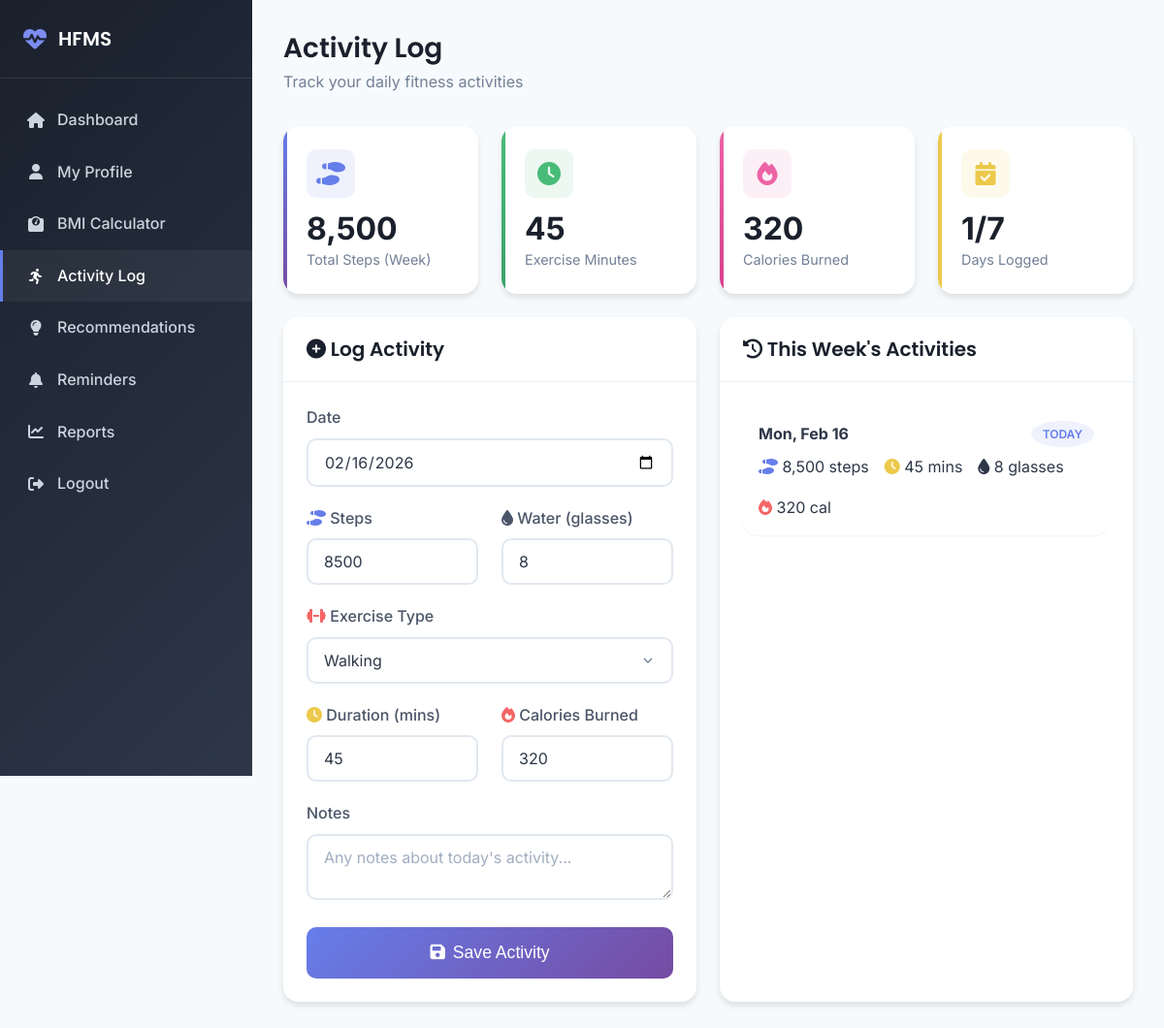
Screenshot of /activity.php (signed in) with the database file from the repository.
### tables this page shows
CREATE TABLE daily_activities (
    activity_id INT AUTO_INCREMENT PRIMARY KEY,
    user_id INT NOT NULL,
    activity_date DATE NOT NULL,
    steps_count INT DEFAULT 0,
    exercise_type VARCHAR(100),
    exercise_duration_mins INT DEFAULT 0 COMMENT 'Duration in minutes',
    calories_burned INT DEFAULT 0,
    water_intake_glasses INT DEFAULT 0 COMMENT 'Number of glasses (250ml each)',
    notes TEXT,
    created_at TIMESTAMP DEFAULT CURRENT_TIMESTAMP,
    updated_at TIMESTAMP DEFAULT CURRENT_TIMESTAMP ON UPDATE CURRENT_TIMESTAMP,
    
    FOREIGN KEY (user_id) REFERENCES users(user_id) ON DELETE CASCADE,
    UNIQUE KEY unique_user_date (user_id, activity_date),
    INDEX idx_activity_date (activity_date)
);

### config/database.php (called while the page is built, shortened)
<?php
class Database {
    private static $instance = null;
    private $connection;
    private function __construct() {
        try {
            $dsn = "mysql:host=" . DB_HOST . ";dbname=" . DB_NAME . ";charset=" . DB_CHARSET;
            $options = [
                PDO::ATTR_ERRMODE => PDO::ERRMODE_EXCEPTION,
                PDO::ATTR_DEFAULT_FETCH_MODE => PDO::FETCH_ASSOC,
                PDO::ATTR_EMULATE_PREPARES => false,
                PDO::MYSQL_ATTR_INIT_COMMAND => "SET NAMES " . DB_CHARSET
            ];
            $this->connection = new PDO($dsn, DB_USER, DB_PASS, $options);
        } catch (PDOException $e) {
            error_log("Database Connection Error: " . $e->getMessage());
            die("Database connection failed. Please try again later.");
        }
    }
    public static function getInstance() {
        if (self::$instance === null) {
            self::$instance = new self();
        }
        return self::$instance;
    }
    public function getConnection() {
        return $this->connection;
    }
}
function getDBConnection() {
    return Database::getInstance()->getConnection();
}
?>

### includes/Activity.php (called while the page is built, shortened)
<?php
require_once dirname(__DIR__) . '/config/config.php';
class Activity
{
    private $db;
    public function __construct()
    {
        $this->db = getDBConnection();
    }
    public function getActivityByDate($userId, $date)
    {
        try {
            $stmt = $this->db->prepare("
                SELECT * FROM daily_activities
                WHERE user_id = ? AND activity_date = ?
            ");
            $stmt->execute([$userId, $date]);
            return $stmt->fetch();
        } catch (PDOException $e) {
            error_log("Get Activity Error: " . $e->getMessage());
            return null;
        }
    }
    public function getTodayActivity($userId)
    {
        return $this->getActivityByDate($userId, date('Y-m-d'));
    }
    public function getWeeklySummary($userId)
    {
        try {
            $startDate = date('Y-m-d', strtotime('-6 days'));
            $endDate = date('Y-m-d');
            $stmt = $this->db->prepare("
                SELECT
                    COUNT(*) as days_logged,
                    COALESCE(SUM(steps_count), 0) as total_steps,
                    COALESCE(AVG(steps_count), 0) as avg_steps,
                    COALESCE(SUM(exercise_duration_mins), 0) as total_exercise_mins,
                    COALESCE(SUM(calories_burned), 0) as total_calories,
                    COALESCE(AVG(water_intake_glasses), 0) as avg_water
                FROM daily_activities
                WHERE user_id = ? AND activity_date BETWEEN ? AND ?
            ");
            $stmt->execute([$userId, $startDate, $endDate]);
            $summary = $stmt->fetch();
            $stmt = $this->db->prepare("
                SELECT
                    activity_date,
                    steps_count,
                    exercise_duration_mins,
                    water_intake_glasses,
                    calories_burned
                FROM daily_activities
                WHERE user_id = ? AND activity_date BETWEEN ? AND ?
                ORDER BY activity_date ASC
            ");
            $stmt->execute([$userId, $startDate, $endDate]);
            $dailyData = $stmt->fetchAll();
            return [
                'summary' => $summary,
                'daily_data' => $dailyData,
                'start_date' => $startDate,
                'end_date' => $endDate
            ];
        } catch (PDOException $e) {
            error_log("Get Weekly Summary Error: " . $e->getMessage());
            return ['summary' => null, 'daily_data' => []];
        }
    }
}
?>

### config/config.php (called while the page is built, shortened)
<?php
require_once CONFIG_PATH . 'database.php';
function formatDate($date, $format = 'd M Y')
{
    return date($format, strtotime($date));
}
?>

### activity.php (the view, shortened to what this page needs)
<?php
require_once 'config/config.php';
require_once 'includes/Activity.php';
$userId = $_SESSION['user_id'];
$activity = new Activity();
$todayActivity = $activity->getTodayActivity($userId);
$weeklyData = $activity->getWeeklySummary($userId);
$exerciseTypes = ['Walking', 'Running', 'Cycling', 'Swimming', 'Yoga', 'Strength Training', 'HIIT', 'Dancing', 'Sports', 'Other'];
?>
<!DOCTYPE html>
<html lang="en">
<head>
    <link rel="stylesheet" href="https://cdnjs.cloudflare.com/ajax/libs/font-awesome/6.4.0/css/all.min.css">
    <link rel="stylesheet" href="assets/css/style.css">
</head>
<body>
    <aside class="sidebar">
        <div class="sidebar-header">
            <a href="dashboard.php" class="sidebar-brand"><i class="fas fa-heartbeat"></i><span>HFMS</span></a>
        </div>
        <nav class="sidebar-nav">
            <a href="dashboard.php" class="sidebar-link"><i class="fas fa-home"></i><span>Dashboard</span></a>
            <a href="profile.php" class="sidebar-link"><i class="fas fa-user"></i><span>My Profile</span></a>
            <a href="bmi.php" class="sidebar-link"><i class="fas fa-weight"></i><span>BMI Calculator</span></a>
            <a href="activity.php" class="sidebar-link active"><i class="fas fa-running"></i><span>Activity
                    Log</span></a>
            <a href="recommendations.php" class="sidebar-link"><i
                    class="fas fa-lightbulb"></i><span>Recommendations</span></a>
            <a href="reminders.php" class="sidebar-link"><i class="fas fa-bell"></i><span>Reminders</span></a>
            <a href="reports.php" class="sidebar-link"><i class="fas fa-chart-line"></i><span>Reports</span></a>
            <a href="logout.php" class="sidebar-link"><i class="fas fa-sign-out-alt"></i><span>Logout</span></a>
        </nav>
    </aside>
    <main class="main-content">
        <div class="page-header">
            <h1 class="page-title">Activity Log</h1>
            <p class="page-subtitle">Track your daily fitness activities</p>
        </div>
        <div class="grid grid-cols-4 mb-3">
            <div class="stat-card primary">
                <div class="icon"><i class="fas fa-shoe-prints"></i></div>
                <div class="value"><?= number_format($weeklyData['summary']['total_steps'] ?? 0) ?></div>
                <div class="label">Total Steps (Week)</div>
            </div>
            <div class="stat-card secondary">
                <div class="icon"><i class="fas fa-clock"></i></div>
                <div class="value"><?= $weeklyData['summary']['total_exercise_mins'] ?? 0 ?></div>
                <div class="label">Exercise Minutes</div>
            </div>
            <div class="stat-card accent">
                <div class="icon"><i class="fas fa-fire"></i></div>
                <div class="value"><?= number_format($weeklyData['summary']['total_calories'] ?? 0) ?></div>
                <div class="label">Calories Burned</div>
            </div>
            <div class="stat-card warning">
                <div class="icon"><i class="fas fa-calendar-check"></i></div>
                <div class="value"><?= $weeklyData['summary']['days_logged'] ?? 0 ?>/7</div>
                <div class="label">Days Logged</div>
            </div>
        </div>
        <div class="grid grid-cols-2">
            <div class="card">
                <div class="card-header">
                    <h4><i class="fas fa-plus-circle"></i> Log Activity</h4>
                </div>
                <div class="card-body">
                    <form method="POST">
                        <div class="form-group">
                            <label class="form-label">Date</label>
                            <input type="date" name="activity_date" class="form-control" value="<?= date('Y-m-d') ?>"
                                max="<?= date('Y-m-d') ?>">
                        </div>
                        <div class="grid grid-cols-2">
                            <div class="form-group">
                                <label class="form-label"><i class="fas fa-shoe-prints text-primary"></i> Steps</label>
                                <input type="number" name="steps_count" class="form-control" min="0"
                                    value="<?= $todayActivity['steps_count'] ?? '' ?>" placeholder="e.g., 5000">
                            </div>
                            <div class="form-group">
                                <label class="form-label"><i class="fas fa-tint text-info"></i> Water (glasses)</label>
                                <input type="number" name="water_intake_glasses" class="form-control" min="0" max="20"
                                    value="<?= $todayActivity['water_intake_glasses'] ?? '' ?>" placeholder="e.g., 8">
                            </div>
                        </div>
                        <div class="form-group">
                            <label class="form-label"><i class="fas fa-dumbbell text-danger"></i> Exercise Type</label>
                            <select name="exercise_type" class="form-control">
                                <?php foreach ($exerciseTypes as $type): ?>
                                    <option value="<?= $type ?>" <?= ($todayActivity['exercise_type'] ?? '') === $type ? 'selected' : '' ?>><?= $type ?></option>
                                <?php endforeach; ?>
                            </select>
                        </div>
                        <div class="grid grid-cols-2">
                            <div class="form-group">
                                <label class="form-label"><i class="fas fa-clock text-warning"></i> Duration
                                    (mins)</label>
                                <input type="number" name="exercise_duration_mins" class="form-control" min="0"
                                    value="<?= $todayActivity['exercise_duration_mins'] ?? '' ?>"
                                    placeholder="e.g., 30">
                            </div>
                            <div class="form-group">
                                <label class="form-label"><i class="fas fa-fire text-danger"></i> Calories
                                    Burned</label>
                                <input type="number" name="calories_burned" class="form-control" min="0"
                                    value="<?= $todayActivity['calories_burned'] ?? '' ?>" placeholder="e.g., 200">
                            </div>
                        </div>
                        <div class="form-group">
                            <label class="form-label">Notes</label>
                            <textarea name="notes" class="form-control" rows="2"
                                placeholder="Any notes about today's activity..."><?= htmlspecialchars($todayActivity['notes'] ?? '') ?></textarea>
                        </div>
                        <button type="submit" class="btn btn-primary btn-lg btn-block">
                            <i class="fas fa-save"></i> Save Activity
                        </button>
                    </form>
                </div>
            </div>
            <div class="card">
                <div class="card-header">
                    <h4><i class="fas fa-history"></i> This Week's Activities</h4>
                </div>
                <div class="card-body" style="max-height: 500px; overflow-y: auto;">
                    <?php if (empty($weeklyData['daily_data'])): ?>
                        <p class="text-center text-muted" style="padding: 2rem;">
                            <i class="fas fa-clipboard-list"
                                style="font-size: 3rem; display: block; margin-bottom: 1rem;"></i>
                            No activities logged this week.<br>Start by logging today's activity!
                        </p>
                    <?php else: ?>
                        <?php foreach ($weeklyData['daily_data'] as $day): ?>
                            <div class="card mb-2" style="box-shadow: var(--shadow-sm);">
                                <div class="card-body" style="padding: 1rem;">
                                    <div class="d-flex justify-between align-center mb-1">
                                        <strong><?= formatDate($day['activity_date'], 'D, M j') ?></strong>
                                        <?php if ($day['activity_date'] === date('Y-m-d')): ?>
                                            <span class="badge badge-primary">Today</span>
                                        <?php endif; ?>
                                    </div>
                                    <div class="d-flex gap-2" style="flex-wrap: wrap;">
                                        <span><i class="fas fa-shoe-prints text-primary"></i>
                                            <?= number_format($day['steps_count']) ?> steps</span>
                                        <span><i class="fas fa-clock text-warning"></i> <?= $day['exercise_duration_mins'] ?>
                                            mins</span>
                                        <span><i class="fas fa-tint text-info"></i> <?= $day['water_intake_glasses'] ?>
                                            glasses</span>
                                        <span><i class="fas fa-fire text-danger"></i> <?= $day['calories_burned'] ?> cal</span>
                                    </div>
                                </div>
                            </div>
                        <?php endforeach; ?>
                    <?php endif; ?>
                </div>
            </div>
        </div>
    </main>
</body>
</html>

### rows the page displays
daily_activities: steps_count "8500", water_intake_glasses "8", exercise_type "Walking", exercise_duration_mins "45", calories_burned "320", activity_date "Mon, Feb 16", shows "TODAY", steps_count "8,500"

### other values shown
$weeklyData['summary']['total_steps'] "8,500"
$weeklyData['summary']['total_exercise_mins'] "45"
$weeklyData['summary']['total_calories'] "320"
$weeklyData['summary']['days_logged'] "1"
